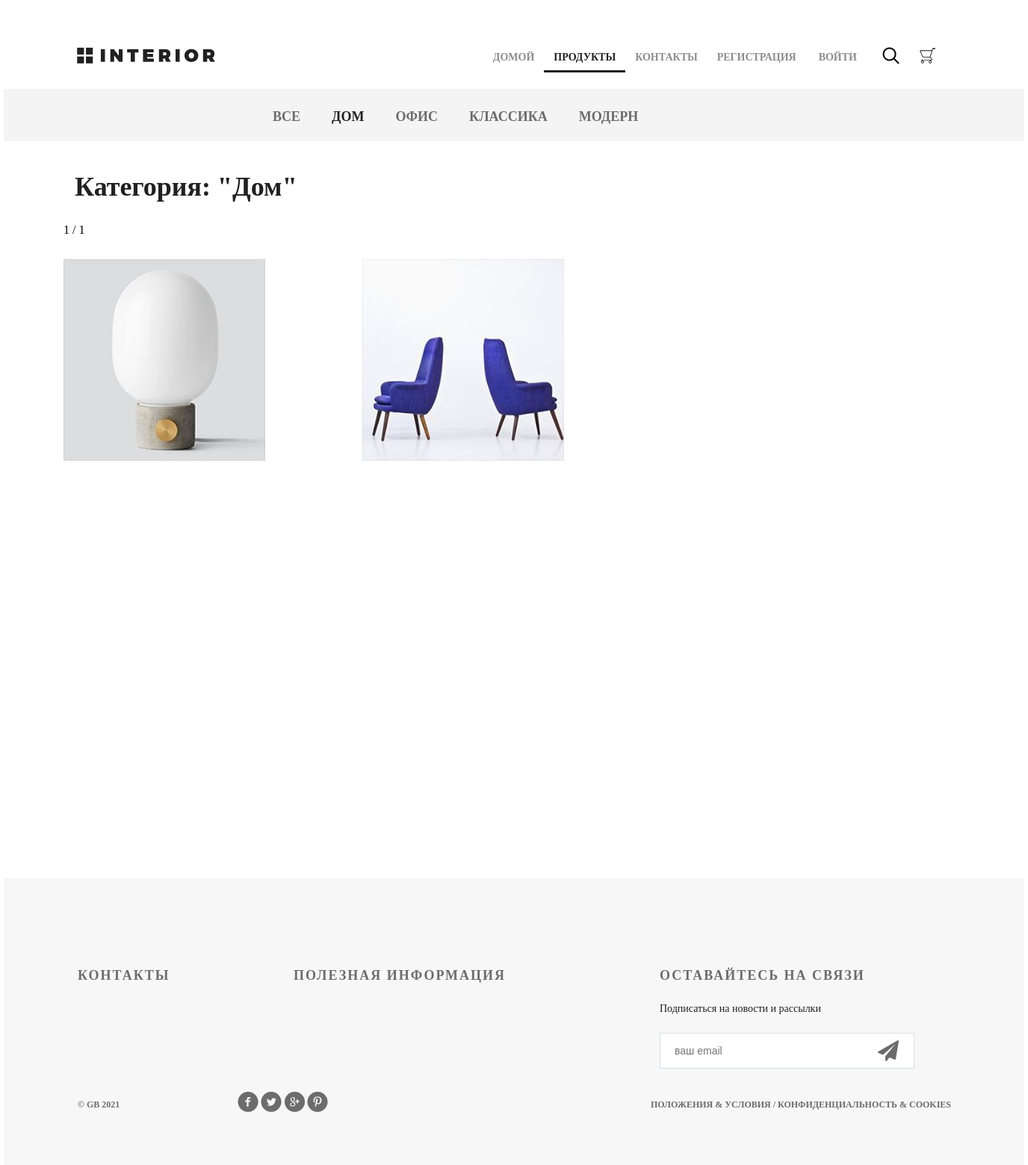
Screenshot of /products/category/5/ with the database file from the repository.
### mainapp/models.py (models this page shows, shortened)
class ProductCategory(models.Model):
    name = models.CharField(max_length=64, unique=True, verbose_name='название')
    description = models.TextField(blank=True, verbose_name='описание')
    is_active = models.BooleanField(default=True)
    class Meta:
        verbose_name='категория'
        verbose_name_plural='категории'

class Product(models.Model):
    category = models.ForeignKey(ProductCategory, on_delete=models.CASCADE, verbose_name='категория')
    name = models.CharField(max_length=128, verbose_name='название')
    image = models.ImageField(upload_to='products', blank=True, verbose_name='картинка')
    short_desc = models.CharField(max_length=255, blank=True, verbose_name='краткое описание')
    description = models.TextField(blank=True, verbose_name='описание')
    price = models.DecimalField(max_digits=10, decimal_places=2, default=0, verbose_name='цена')
    quantity = models.PositiveIntegerField(default=0, verbose_name='количество на складе')
    is_active = models.BooleanField(default=True)

### mainapp/views.py (the view, shortened to what this page needs)
# urls.py: path('products/', include('mainapp.urls', namespace='products')),
def products(request, pk=None, page=1):
    links_menu = ProductCategory.objects.all()
    if pk is not None:
        if pk == 0:
            products_list = Product.objects.all()
            category_item = {
                'name': 'все',
                'pk': 0
            }
        else:
            category_item = get_object_or_404(ProductCategory, pk=pk)
            products_list = Product.objects.filter(category__pk=pk)
        paginator = Paginator(products_list, 3)
        try:
            products_paginator = paginator.page(page)
        except PageNotAnInteger:
            products_paginator = paginator.page(1)
        except EmptyPage:
            products_paginator = paginator.page(paginator.num_pages)
        context = {
            'links_menu': links_menu,
            'title': 'продукты',
            'category': category_item,
            'products': products_paginator
        }
        return render(request, 'mainapp/products_list.html', context=context)

### mainapp/context_processors.py (called while the page is built)
def basket(request):
    basket_items = []
    if request.user.is_authenticated:
        basket_items = Basket.objects.filter(user=request.user)
    return {
        'basket': basket_items
    }

### mainapp/templates/mainapp/products_list.html (shortened to what this page needs)
{% extends 'mainapp/base.html' %}
{% load static %}
{% block menu %}
    <div class="hero-white">
        <div class="header clearfix">
          {% include 'mainapp/includs/inc_main_menu.html' %}
        </div>
    </div>
{% endblock %}
{% block content %}
  <div class="details">
    <div class="links clearfix">
      {% include 'mainapp/includs/inc_categories_menu.html' %}
    </div>
    <div class="products_list">
      <div class="title clearfix">
        <h2>
          Категория: "{{ category.name|title }}"
        </h2>
      </div>
      <div class="pagination">
        {{ products.number }} / {{ products.paginator.num_pages }}
      </div>
      <div class="category-products clearfix">
        {% for product in products %}
          <div class="block">
            <a href="{% url 'mainapp:product' product.pk %}">
              <img class="img-block" src="/media/{{ product.image }}" alt="product">
            </a>
          </div>
        {% endfor %}
      </div>
    </div>
  </div>
  <div class="clr"></div>
{% endblock %}

### mainapp/templates/mainapp/includs/inc_categories_menu.html
<ul class="links-menu">
    <li><a href="{% url 'products:category' 0 %}"
            {% if request.resolver_match.url_name == 'products' %}class="active"{% endif %}>
        Все</a></li>
    {% for link_item in links_menu %}
        <li><a
                href="{% url 'products:category' link_item.pk %}"
                {% if request.resolver_match.kwargs.pk == link_item.pk %}class="active"{% endif %}
        >{{ link_item.name }}</a></li>
    {% endfor %}
</ul>

### static/css/style.css (style rules this page uses)
* { margin: 0; padding: 0; }
body { new_product font-family: 'Montserrat', sans-serif; }
html, body { height: 100%; }
.products_list { margin-left: 10vh; }
.products_list a { color: #555; text-decoration: none; }
.products_list .title { margin: 40px auto 20px; height: 50px; float: none; }
.products_list .title h2 { margin-top: 0; float: left; }
.category-products { margin-bottom: 75px; }
.category-products .block a img { float: left; }
.category-products .block { float: left; margin-right: 30px; margin-top: 30px; display: block; height: 370px; width: 370px; position: relative; }
.clr { height: 384px; }
.clearfix:after { content: ""; display: block; clear: both; }
.title { height: 152px; margin-right: 15px; }
.title h2 { float: left; margin-top: 118px; color: #212121; font-size: 36px; font-weight: 700; text-align: left; margin-left: 15px; }
.hero-white { background-color: #fff; height: 119px; padding-left: 98px; padding-right: 211px; position: relative; }
.links { height: 70px; background-color: #f4f4f4; position: relative; padding-left: 360px; }
.links-menu { margin: 27px auto 0px; position: absolute; }
.links-menu li { float: left; list-style-type: none; padding-right: 42px; }
.links-menu li a { text-decoration: none; color: #6c6c6c; font-size: 18px; font-weight: 700; text-transform: uppercase; }
.links-menu .active { color: #212121; font-size: 18px; font-weight: 700; }

### rows the page displays
ProductCategory: name "ДОМ", name "Дом"
ProductCategory: name "ОФИС"
ProductCategory: name "КЛАССИКА"
ProductCategory: name "МОДЕРН"
Product: image (picture)
Product: image (picture)

### other values shown
{{ products.number }} "1"
{{ products.paginator.num_pages }} "1"
